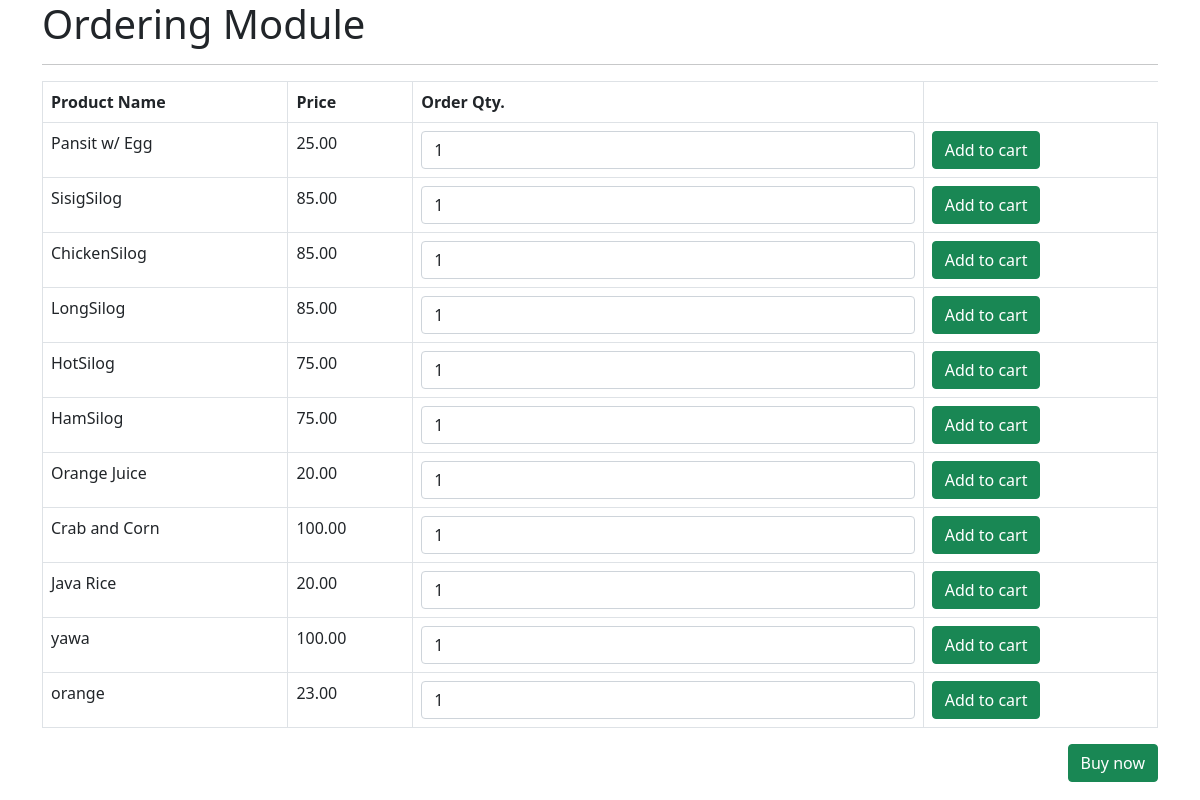
Page /Exam_db/z_exam_index.php on the committed database.
### tables this page shows
CREATE TABLE `products` (
  `item_id` int(11) NOT NULL,
  `cat_id` int(11) NOT NULL,
  `item_name` varchar(50) NOT NULL,
  `item_price` decimal(10,2) NOT NULL,
  `item_desc` text NOT NULL,
  `item_file` varchar(255) NOT NULL,
  `item_status` char(1) NOT NULL DEFAULT 'A' COMMENT 'A = Active / I = Inactive',
  `date_added` timestamp NOT NULL DEFAULT current_timestamp()
);

### Exam_db/sql_utilities.php (called while the page is built, shortened)
<?php
function query($conn, $sql, $params = array()){
        $stmt=mysqli_stmt_init($conn);
        if(mysqli_stmt_prepare($stmt, $sql)){
            $cnt_p = count($params);
            if(mysqli_stmt_execute($stmt)){
                 $resultData = mysqli_stmt_get_result($stmt);
                 if(!empty($resultData)){
                      $arr=array();
                      while($row = mysqli_fetch_assoc($resultData)){
                          array_push($arr,$row);
                      }
                      return $arr;
                 }
                  else{
                     return true;
                 }
            }
            else{
               return false;
            }
        }
        return false;
    }

### Exam_db/z_exam_index.php (the view, shortened to what this page needs)
<!DOCTYPE html>
<html>
<head>
	<link rel="stylesheet" href="css/bootstrap.css">
</head>
<body>
	<div class="container">
		<h1>Ordering Module</h1>
		<?php
			include_once "conn_db.php";
			$product_list = query($conn, "SELECT * FROM products WHERE item_status = 'A'");
			if(count($product_list) > 0) {
				echo "<hr>";
                echo "<table class='table table-bordered'>";
                echo "<thead>";
                echo "<th>Product Name</th>";
                echo "<th>Price</th>";
                echo "<th>Order Qty.</th>";
                echo "</thead>";
                echo "<tbody>";
				foreach($product_list as $product){
					echo "<tr>";
					echo "<td>".$product['item_name']."</td>";
					echo "<td>".$product['item_price']."</td>";
					echo "<td>";
					echo "<form action='' method='post'>";
					echo "<div class='form-group'>";
					echo "<input type='number' class='form-control' id='item_qty' name='item_qty' value='1' min='1'>";
					echo "</div>";
					echo "</td>";
					echo "<td>";
					echo "<button type='submit' class='btn btn-success'>Add to cart</button>";
					echo "</td>";
					echo "</tr>";
				}
				echo "</tbody>";
                echo "</table>";
				echo "<a href='z_exam_checkout.php' class='btn btn-success float-end'>Buy now</a>";
			}
			else {
				echo "<p>No products found.</p>";
			}
		?>
	</div>
</body>
</html>

### rows in the picture
products: item_name "Pansit w/ Egg", item_price "25.00"
products: item_name "SisigSilog", item_price "85.00"
products: item_name "ChickenSilog", item_price "85.00"
products: item_name "LongSilog", item_price "85.00"
products: item_name "HotSilog", item_price "75.00"
products: item_name "HamSilog", item_price "75.00"
products: item_name "Orange Juice", item_price "20.00"
products: item_name "Crab and Corn", item_price "100.00"
products: item_name "Java Rice", item_price "20.00"
products: item_name "yawa", item_price "100.00"
products: item_name "orange", item_price "23.00"
